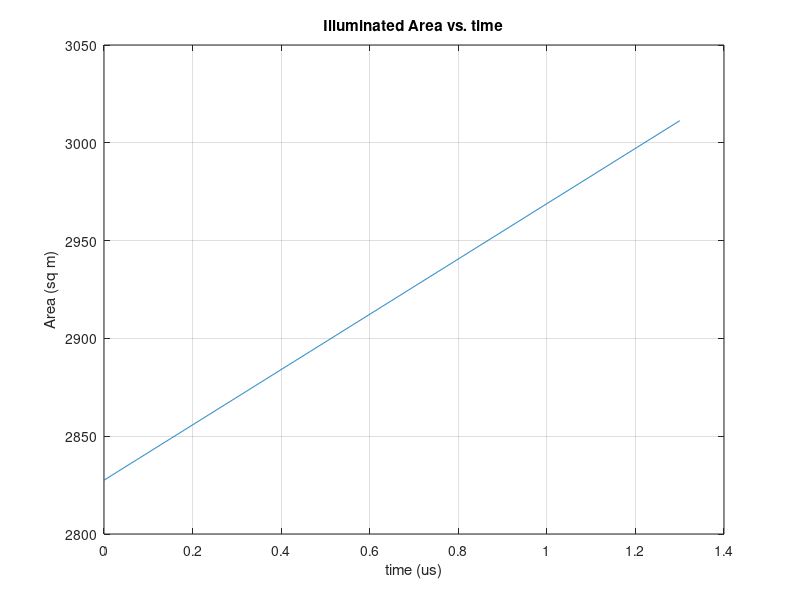
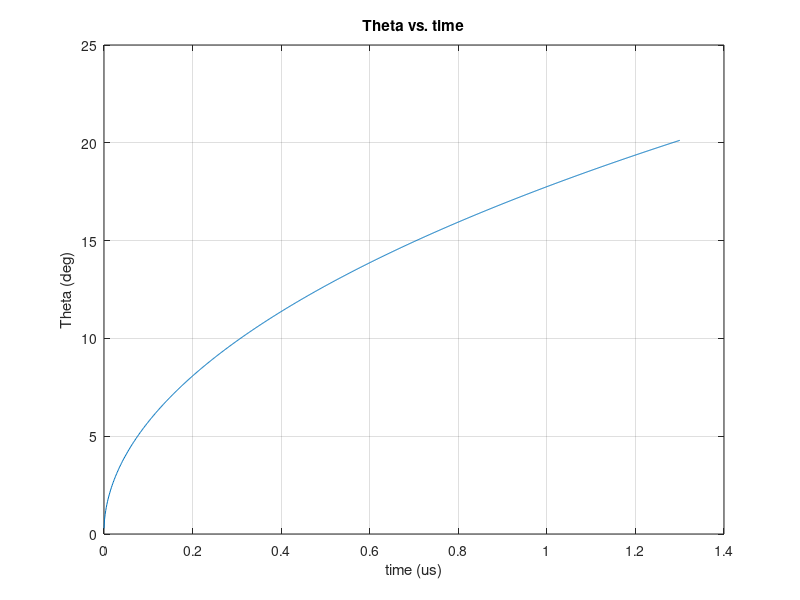
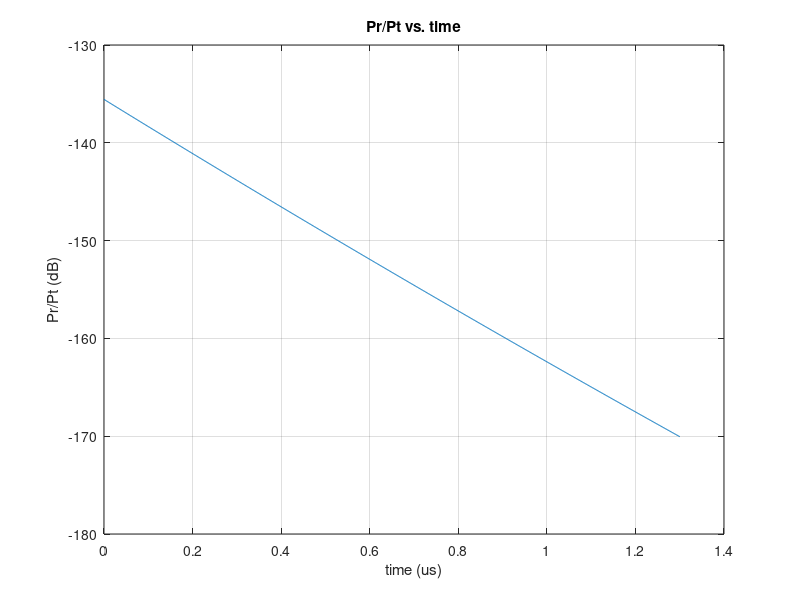
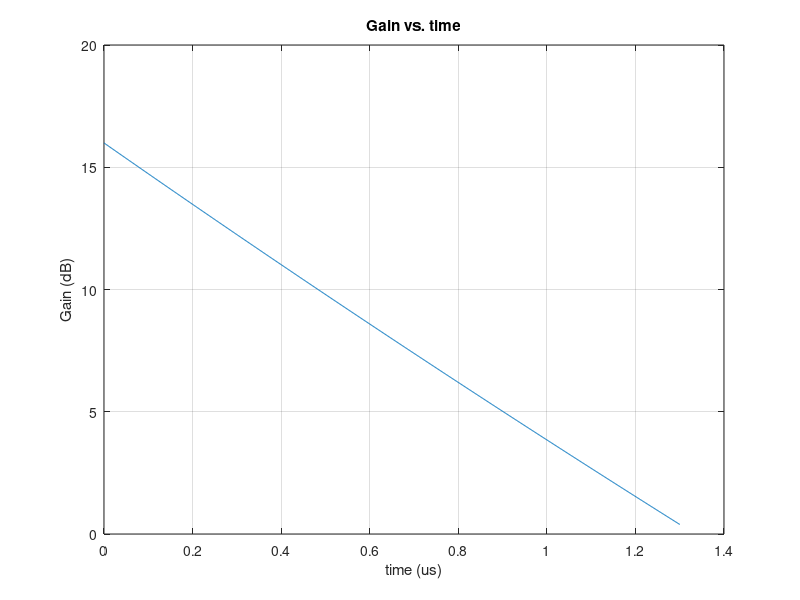

Write MATLAB code to recreate these figures, in order.
% EECS725 Homework 3

clear;
close all;

% Universal constants
c         = 3e8;       % speed of light (m/s)

% Problem constraints
h         = 3e3;       % height (m)
lambda    = 10e-2;     % radar wavelength (m)
beta      = 25*pi/180; % 3dB beam width of antenna (Gaussian beam shape)
Go_dB     = 16;        % antenna peak gain (dB)
tau       = 1e-9;      % pulse duration (s)
sigma_o_0 = 0.1;       % backscattering coefficient

Go        = 10^(Go_dB/10); % antenna gain (linear)

% Simulation parameters
t_max     = 1.3e-6;    % max simulation time
N         = 1000;      % simulation granularity
t         = linspace(0,t_max,N); % time

%% Start simulation

t0 = h/c; % time that front part of transmitted pulse hits the earth
t1 = t0 + (c*tau/2); % time that back part of transmitted pulse hits the earth

% Compute radii for leading and trailing edge of wave pulse
r2 = sqrt((h + c.*t./2).^2 - h^2); % (m)
r1 = sqrt((h + (c.*t./2) + (c*tau/2)).^2 - h^2); % (m)
r2(1) = 0; % trailing edge has not contacted ground yet, so first time unit is zero
R = sqrt(((r1+r2)/2).^2 + h^2);

% Illuminated area (annulus)
area = pi*(r1.^2 - r2.^2); % (m)

% Theta (angle of center of annulus with respect to nadir)
theta = asin( ((r1+r2)./2) ./ sqrt(((r1+r2)/2).^2 + h^2) ); % (rad)
    
% Antenna gain at theta
G = Go * exp(-2.773 * ((theta/beta).^2 + (theta/beta).^2)); % (linear)
    
% Terrain backscaterring coefficient at theta
sigma_o = sigma_o_0 * (cos(theta).^9); % (linear)
    
% Distance from annulus center back to transmitter
R = sqrt( h^2 + ((r1+r2)/2).^2 ); % (m)

% Pr/Pt
PrPt = (lambda^2 * G.^2 .* area .* sigma_o) ./ ((4*pi)^3 * R.^4); % (linear)

%% Plots---------------------

figure(1)
plot(t*1e6,area);
title('Illuminated Area vs. time');
xlabel('time (us)');
ylabel('Area (sq m)');
grid on;

figure(2)
plot(t*1e6,theta*180/pi);
title('Theta vs. time');
xlabel('time (us)');
ylabel('Theta (deg)');
grid on;

figure(3)
plot(t*1e6,10*log10(PrPt));
title('Pr/Pt vs. time');
xlabel('time (us)');
ylabel('Pr/Pt (dB)');
grid on;

figure(4)
plot(t*1e6,10*log10(G));
title('Gain vs. time');
grid on;
xlabel('time (us)');
ylabel('Gain (dB)');
% Contribution is squared, so multiply dB spread by 2

figure(5)
plot(t*1e6,10*log10(sigma_o));
title('Sigma vs. time');
xlabel('time (us)');
ylabel('sigma (dB)');
grid on;

figure(6)
plot(t*1e6,r1);
hold on;
plot(t*1e6,r2);
title('r1 and r2 vs. time');
xlabel('time (us)');
ylabel('Radius (m)');
grid on;
